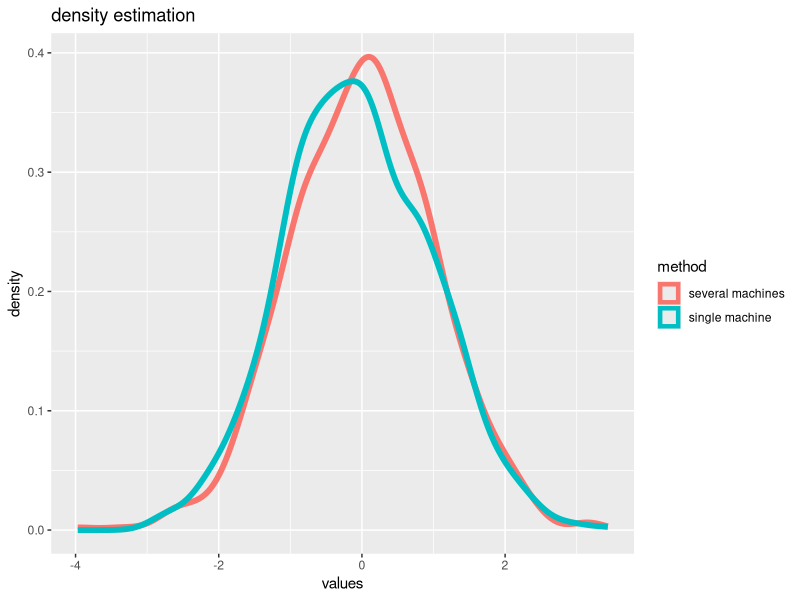

Write R code to recreate this figure.
QQPlot <- function(chain1, chain2, line = TRUE, size_point = 2, size_line =1, ...){
  # QQPlot creates a qqplot that compares two Markov chains
  # if qqline = TRUE we plot also the line (y=x)
  require(ggplot2)
  
  q1 <- quantile(chain1, probs = seq(0, 1, 0.01), na.rm = FALSE)
  q2 <- quantile(chain2, probs = seq(0, 1, 0.01), na.rm = FALSE)
  df <- data.frame(q1 = q1, q2 = q2)
  
  l <- list(...)
  p <-  ggplot(df, aes(x=q1, y=q2)) + geom_point(size = size_point) +l
  if (line){
    p <- p + geom_abline(intercept = 0, slope = 1, col='red', size = size_line)
  }
  p
}

# example for QQPlot
#p <- QQPlot(chain1=rnorm(100), chain2=rnorm(100))
#p 


TracePlot <- function(list_of_vectors, method = NULL, burn_in = 0.1, size_line = 1, ...){
  # TracePlot prepares a trace plot for one or several Markov chains
  # TracePlot args: list_of_vectors - a list containing vectors of our Markov chains (it may be a list of one vector only)  
  #                          method - a vector containing names of methods (usually c('single machine', 'several machines'))
  #                         burn_in - a proportion of samples to be burned_in  
  #                       size_line - size of the line in the plot 
  #  
  # TO DO solve the problem with burn_in (we want it to be the proportion)
  require(ggplot2)
  l <- list(...)
  list_of_vectors_after_burn_in <- lapply(list_of_vectors, function(x){
    x[floor(length(x)*burn_in):length(x)]
  })
  chain <- unlist(list_of_vectors_after_burn_in)
  
  iteration <- unlist(lapply(list_of_vectors, function(x) floor(length(x)*burn_in):length(x)))
  df <- data.frame(chain = chain, iteration = iteration)
  
  if(is.null(method)){
    p <- ggplot(df, aes(x=iteration, y=chain)) + geom_line(size = size_line) +  l
  } else {
    df$method <- unlist(lapply(seq_along(list_of_vectors_after_burn_in), function(i) {
      rep(method[i], times = length(list_of_vectors_after_burn_in[[i]]))
    }))
    
    p <- ggplot(df, aes(x=iteration, y=chain, col = method)) + geom_line(size = size_line) + l
  }
  #p
}

# example
TracePlot(list(rnorm(100), rnorm(100)), method = c('single machine', 'several machines'), burn_in=0.2)


HistPlot <- function(list_of_vectors, method = NULL, burn_in =0, size_line = 1, xlab="values", ylab="density", ggtitle = "density estimation", ...){
  # HistPlot prepares several (or one ) histogram of our Markov chains/chain - different colours applied to different methods
  # HistPlot args:  list_of_vectors - a list containing vectors of our Markov chains (it may be a list of one vector only)  
  #                          method - a vector containing names of methods (usually c('single machine', 'several machines'))
  #                         burn_in - a proportion of samples to be burned_in  
  #                       size_line - size of the line in the plot 
  require(ggplot2)
  l <- list(...)
  list_of_vectors_after_burn_in <- lapply(list_of_vectors, function(x){
    x[floor(length(x)*burn_in):length(x)]
  })
  chain <- unlist(list_of_vectors_after_burn_in)
  df <- data.frame(chain=chain)
  
  if(is.null(method)){
    p <- ggplot(df, aes(x=chain)) + geom_density() +  l
  } else {
    df$method <- unlist(lapply(seq_along(list_of_vectors_after_burn_in), function(i) {
      rep(method[i], times = length(list_of_vectors_after_burn_in[[i]]))
    }))
    
    p <- ggplot(df, aes(x = chain, col = method)) + geom_density(size = size_line) +  l +
      xlab(xlab) +
      ylab(ylab) +
      ggtitle(ggtitle)
  }
  p
}


HistPlot(list(rnorm(1000), rnorm(1000)), method = c('single machine', 'several machines'), 0.2, size_line=2)


ACFPlot <- function(chain, lag.max = 10, ...){
  # TO DO: should this function consider a burn-in
  # ACFPlot prepares a plot of autocorrelations for subsequent lags
  # ACFPlot args:  chain - a vector of values of our Markov chain
  #             lag.max  - values of ACF for lag from 0 to lag.max will be displayed  
  
  require(ggplot2)
  l <- list(...)
  
  # creating a data frame with autocorrelations for subsequent values of lag
  df <- with(acf(chain, lag.max, plot = FALSE), data.frame(lag, acf))
  df$lag <- as.factor(df$lag)
  p <- ggplot(df, aes(x = lag, y = acf)) + geom_bar(stat = "identity") + l
  p
}

#p <- ACFPlot(chain=rnorm(1000), 10, ggtitle('acf'))
#suppressWarnings(print(p))